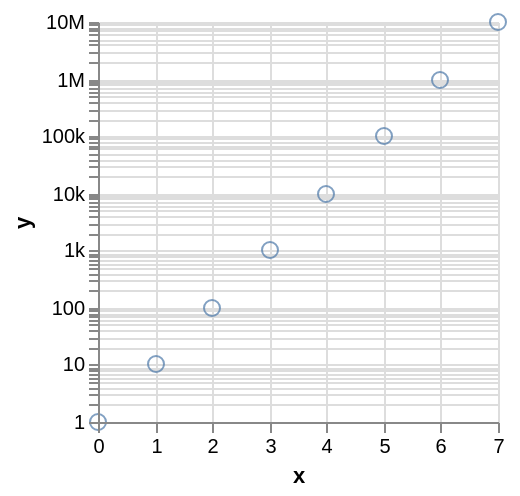

Vega-Lite specification for this chart:
### Vega specification from a JSON file in a GitHub repository (floating-point values rounded to 4 significant figures)
{"$schema": "http://vega.github.io/schema/vega/v3.0.json", "autosize": "pad", "padding": 5, "data": [{"name": "source_0", "values": [{"x": 0, "y": 1}, {"x": 1, "y": 10}, {"x": 2, "y": 100}, {"x": 3, "y": 1000}, {"x": 4, "y": 10000}, {"x": 5, "y": 100000}, {"x": 6, "y": 1000000}, {"x": 7, "y": 10000000}], "format": {"type": "json", "parse": {"x": "number", "y": "number"}}, "transform": [{"type": "filter", "expr": "datum[\"x\"] !== null && !isNaN(datum[\"x\"]) && datum[\"y\"] !== null && !isNaN(datum[\"y\"])"}, {"type": "filter", "expr": "datum[\"y\"] > 0"}]}], "signals": [{"name": "width", "update": "200"}, {"name": "height", "update": "200"}, {"name": "unit", "value": {}, "on": [{"events": "mousemove", "update": "group()._id ? group() : unit"}]}], "marks": [{"name": "marks", "type": "symbol", "role": "point", "from": {"data": "source_0"}, "encode": {"update": {"x": {"scale": "x", "field": "x"}, "y": {"scale": "y", "field": "y"}, "stroke": {"value": "#4c78a8"}, "fill": {"value": "transparent"}, "opacity": {"value": 0.7}}}}], "scales": [{"name": "x", "type": "linear", "domain": {"data": "source_0", "field": "x"}, "range": [0, 200], "round": true, "nice": true, "zero": true}, {"name": "y", "type": "log", "domain": {"data": "source_0", "field": "y"}, "range": [200, 0], "round": true, "nice": true}], "axes": [{"scale": "x", "format": "s", "orient": "bottom", "tickCount": 5, "title": "x", "zindex": 1}, {"scale": "x", "domain": false, "format": "s", "grid": true, "labels": false, "orient": "bottom", "tickCount": 5, "ticks": false, "zindex": 0, "gridScale": "y"}, {"scale": "y", "format": "s", "orient": "left", "title": "y", "zindex": 1}, {"scale": "y", "domain": false, "format": "s", "grid": true, "labels": false, "orient": "left", "ticks": false, "zindex": 0, "gridScale": "x"}]}
